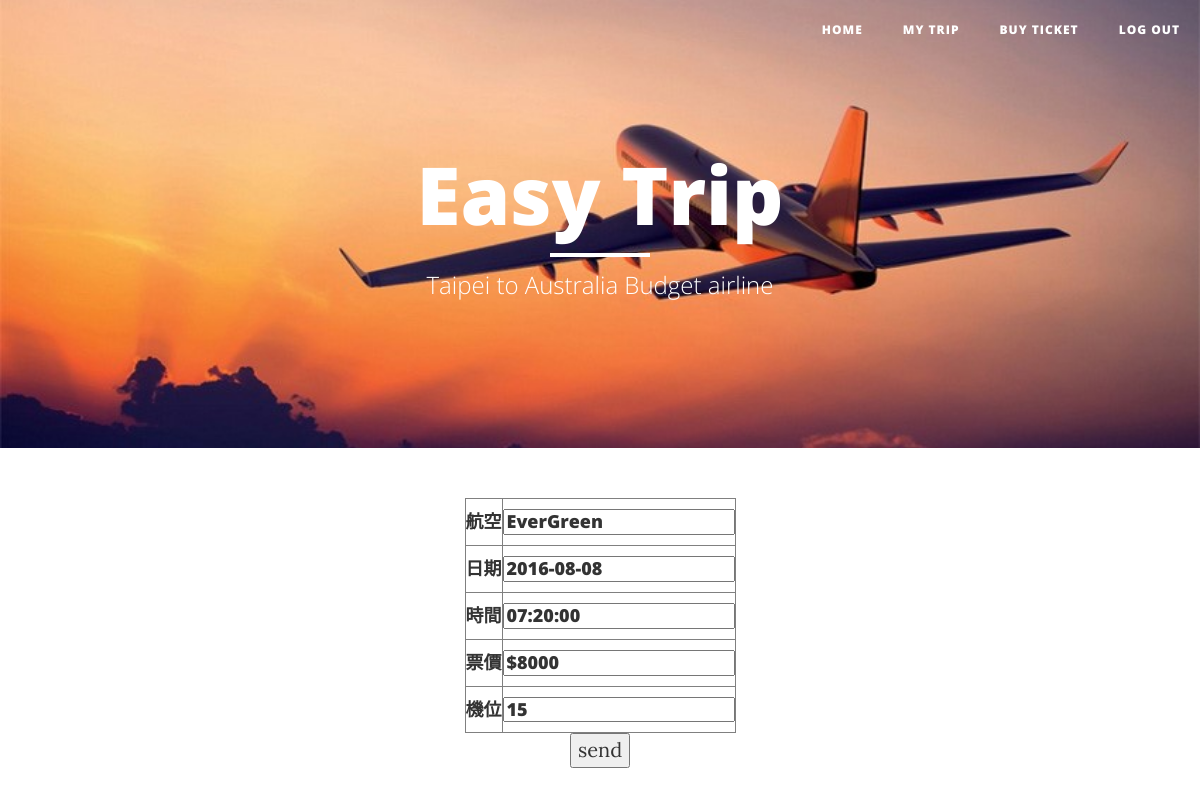
Screenshot of /updateData.php?no=1 (signed in) with the database file from the repository.
### tables this page shows
CREATE TABLE `product` (
  `no` int(11) NOT NULL,
  `company` varchar(20) NOT NULL,
  `date` date NOT NULL,
  `time` time NOT NULL,
  `quantity` int(11) NOT NULL,
  `price` varchar(10) NOT NULL
);

### updateData.php (the view, shortened to what this page needs)
<html>
<head>
</head>
<body>
<?php
$no = $_GET["no"];
include('header.php');
$getSQL = "SELECT * FROM `product` WHERE `no`='" . $no . "'";
$result = mysql_query($getSQL);
$row = mysql_fetch_assoc($result);
?>
<center>
<form action="updateToSQL.php" method="post">
<table border="1">
	<tr>
		<td>
		<h4>航空</h4>
		</td>
		<td>
			<h4><input type="text" name="company" value="<?php echo $row["company"] ?>"/></h4>
		</td>
	</tr>
	<tr>
		<td>
		<h4>日期</h4>
		</td>
		<td>
			<h4><input type="text" name="date" value="<?php echo $row["date"] ?>" /></h4>
		</td>
	</tr>
	<tr>
		<td>
		<h4>時間</h4>
		</td>
		<td>
			<h4><input type="text" name="time" value="<?php echo $row["time"] ?>" /></h4>
		</td>
	</tr>
	<tr>
		<td>
		<h4>票價</h4>
		</td>
		<td>
			<h4><input type="text" name="price" value="<?php echo $row["price"] ?>"/></h4>
		</td>
	</tr>
	<tr>
		<td>
		<h4>機位</h4>
		</td>
		<td>
			<h4><input type="text" name="quantity" value="<?php echo $row["quantity"] ?>"/></h4>
		</td>
	</tr>
	</table>
	<button type="submit">send</button>
	</form>
</center>
</body>

### rows the page displays
product: company "EverGreen", date "2016-08-08", time "07:20:00", price "$8000", quantity "15"
